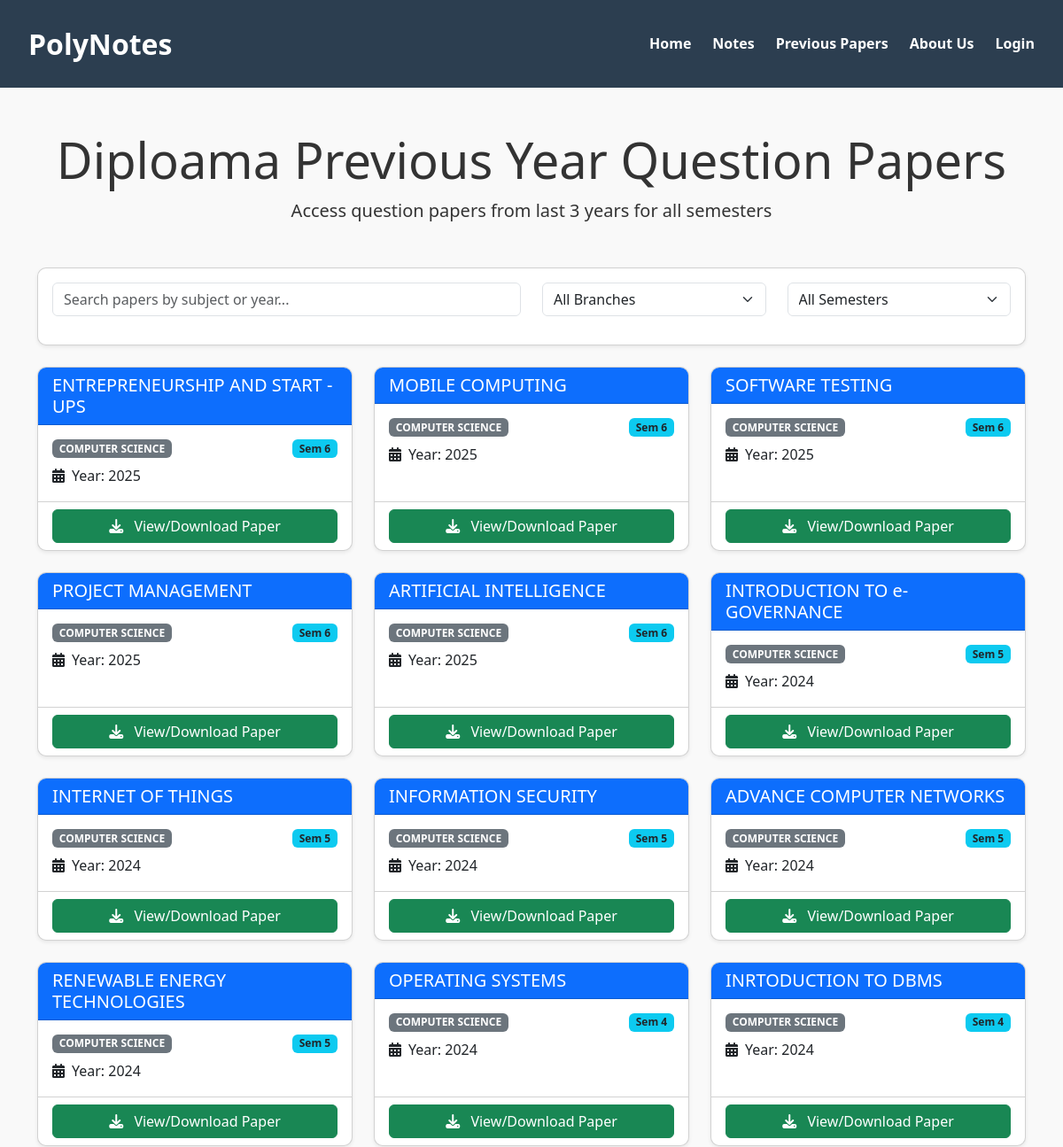
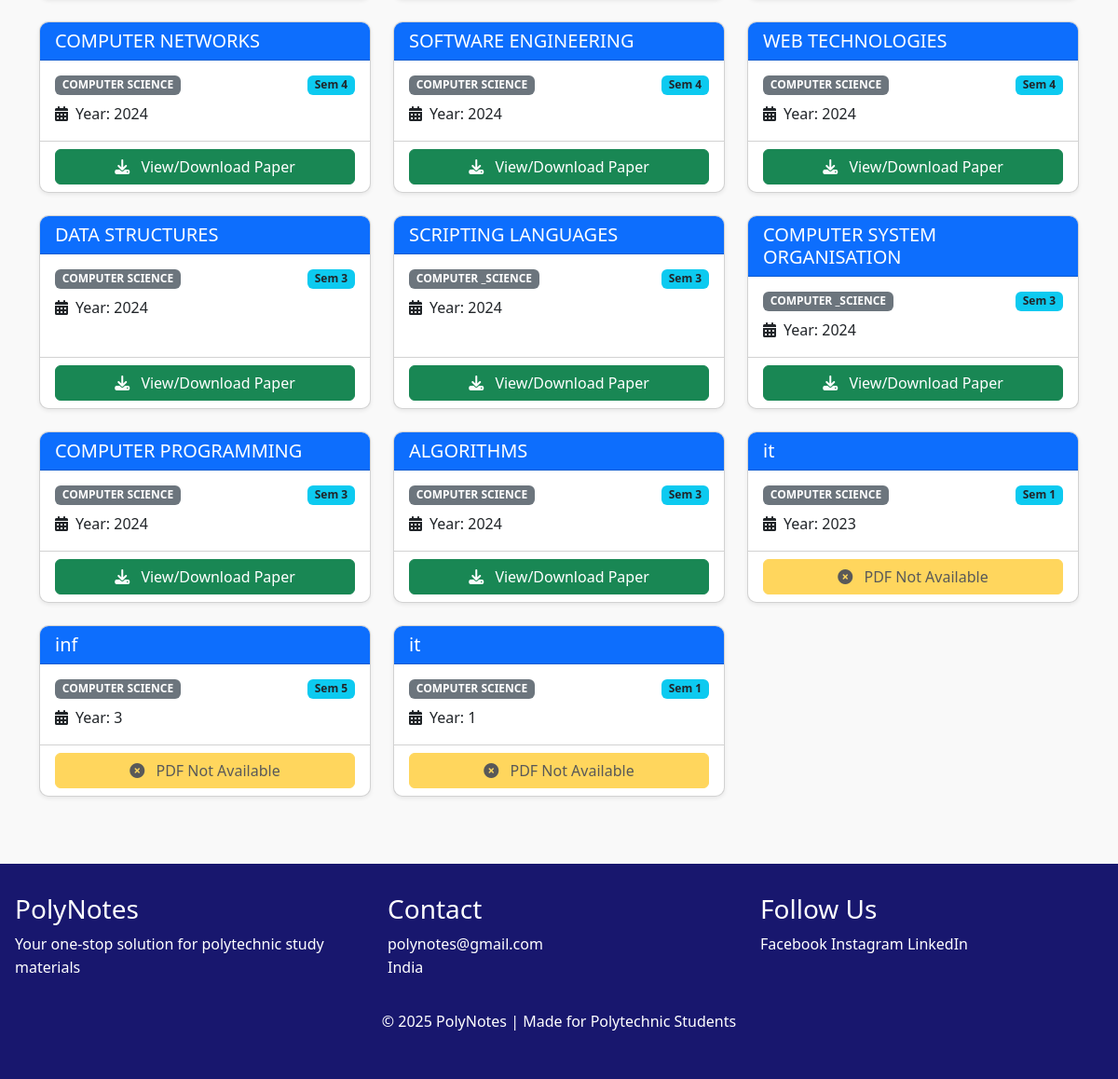
Screenshot of /papers/ with the database file from the repository (2 pictures, top to bottom).
### notes_app/models.py (models this page shows, shortened)
class PreviousPaper(models.Model):
    year = models.IntegerField()
    subject = models.ForeignKey(Subject, on_delete=models.CASCADE)
    pdf_url = models.URLField(verbose_name="Cloudinary PDF URL", blank=True, null=True)
    uploaded_at = models.DateTimeField(default=timezone.now)

class Subject(models.Model):
    name = models.CharField(max_length=200)
    code = models.CharField(max_length=20)
    semester = models.ForeignKey(Semester, on_delete=models.CASCADE)
    branch = models.ForeignKey(Branch, on_delete=models.CASCADE)
    language = models.ForeignKey(Language, on_delete=models.CASCADE, null=True, blank=True)

class Branch(models.Model):
    name = models.CharField(max_length=100)
    code = models.CharField(max_length=10)
    language = models.ForeignKey(Language, on_delete=models.CASCADE, null=True, blank=True)

class Semester(models.Model):
    number = models.IntegerField()
    branches = models.ManyToManyField(Branch)
    language = models.ForeignKey(Language, on_delete=models.CASCADE, null=True, blank=True)

### notes_app/views.py (the view)
# urls.py: path('papers/', views.papers_list, name='papers_list'),
def papers_list(request):
    papers = PreviousPaper.objects.all().order_by('-year')
    papers = PreviousPaper.objects.all().order_by('-year')
    return render(request, 'notes_app/papers/papers.html', {'papers': papers})

### notes_app/templates/notes_app/papers/papers.html (shortened to what this page needs)
{% extends 'notes_app/base.html' %}
{% block content %}
<section class="container my-5">
    <div class="text-center mb-5">
        <h1 class="display-4"> Diploama  Previous  Year Question Papers</h1>
        <p class="lead">Access question papers from last 3 years for all semesters</p>
    </div>
    <div class="card mb-4 shadow-sm">
        <div class="card-body">
            <div class="row">
                <div class="col-md-6 mb-3">
                    <input type="text" class="form-control" id="searchPapers" placeholder="Search papers by subject or year...">
                </div>
                <div class="col-md-3 mb-3">
                    <select class="form-select" id="filterBranch">
                        <option value="">All Branches</option>
                    </select>
                </div>
                <div class="col-md-3 mb-3">
                    <select class="form-select" id="filterSemester">
                        <option value="">All Semesters</option>
                    </select>
                </div>
            </div>
        </div>
    </div>
    <div class="row" id="papersContainer">
        {% for paper in papers %}
        <div class="col-lg-4 col-md-6 mb-4 paper-card"
             data-branch="{{ paper.subject.branch.code }}"
             data-semester="{{ paper.subject.semester.number }}"
             data-subject="{{ paper.subject.name|lower }}"
             data-year="{{ paper.year }}">
            <div class="card h-100 shadow-sm">
                <div class="card-header bg-primary text-white">
                    <h5 class="mb-0">{{ paper.subject.name }}</h5>
                </div>
                <div class="card-body">
                    <div class="d-flex justify-content-between mb-2">
                        <span class="badge bg-secondary">{{ paper.subject.branch.name }}</span>
                        <span class="badge bg-info text-dark">Sem {{ paper.subject.semester.number }}</span>
                    </div>
                    <p class="card-text">
                        <i class="fas fa-calendar-alt me-2"></i>Year: {{ paper.year }}
                    </p>
                </div>
                <div class="card-footer bg-transparent">
                    {% if paper.pdf_url %}
                        <a href="{{ paper.pdf_url }}" target="_blank" class="btn btn-success w-100">
                            <i class="fas fa-download me-2"></i> View/Download Paper
                        </a>
                    {% else %}
                        <button class="btn btn-warning w-100" disabled>
                            <i class="fas fa-times-circle me-2"></i> PDF Not Available
                        </button>
                    {% endif %}
                </div>
            </div>
        </div>
        {% endfor %}
    </div>
</section>
{% endblock %}

### notes_app/templates/notes_app/base.html (style rules this page uses)
:root { --primary: #3498db; --secondary: #2c3e50; --accent: #e74c3c; --light: #ecf0f1; --dark: #2c3e50; }
* { margin: 0; padding: 0; box-sizing: border-box; }
body { font-family: 'Segoe UI', Tahoma, Geneva, Verdana, sans-serif; line-height: 1.6; color: #333; background-color: #f9f9f9; }
a { text-decoration: none; color: inherit; }

### notes_app/templates/notes_app/papers/papers.html (style rules this page uses)
.paper-card { transition: transform 0.3s ease; }
.card { border-radius: 10px; overflow: hidden; }
.card-header { font-weight: 600; }

### rows the page displays
PreviousPaper: subject.name "ENTREPRENEURSHIP AND START -UPS", subject.branch.name "COMPUTER SCIENCE", subject.semester.number "6", year "2025"
PreviousPaper: subject.name "MOBILE COMPUTING", subject.branch.name "COMPUTER SCIENCE", subject.semester.number "6", year "2025"
PreviousPaper: subject.name "SOFTWARE TESTING", subject.branch.name "COMPUTER SCIENCE", subject.semester.number "6", year "2025"
PreviousPaper: subject.name "PROJECT MANAGEMENT", subject.branch.name "COMPUTER SCIENCE", subject.semester.number "6", year "2025"
PreviousPaper: subject.name "ARTIFICIAL INTELLIGENCE", subject.branch.name "COMPUTER SCIENCE", subject.semester.number "6", year "2025"
PreviousPaper: subject.name "INTRODUCTION TO e-GOVERNANCE", subject.branch.name "COMPUTER SCIENCE", subject.semester.number "5", year "2024"
PreviousPaper: subject.name "INTERNET OF THINGS", subject.branch.name "COMPUTER SCIENCE", subject.semester.number "5", year "2024"
PreviousPaper: subject.name "INFORMATION SECURITY", subject.branch.name "COMPUTER SCIENCE", subject.semester.number "5", year "2024"
PreviousPaper: subject.name "ADVANCE COMPUTER NETWORKS", subject.branch.name "COMPUTER SCIENCE", subject.semester.number "5", year "2024"
PreviousPaper: subject.name "RENEWABLE ENERGY TECHNOLOGIES", subject.branch.name "COMPUTER SCIENCE", subject.semester.number "5", year "2024"
PreviousPaper: subject.name "OPERATING SYSTEMS", subject.branch.name "COMPUTER SCIENCE", subject.semester.number "4", year "2024"
PreviousPaper: subject.name "INRTODUCTION TO DBMS", subject.branch.name "COMPUTER SCIENCE", subject.semester.number "4", year "2024"
PreviousPaper: subject.name "COMPUTER NETWORKS", subject.branch.name "COMPUTER SCIENCE", subject.semester.number "4", year "2024"
PreviousPaper: subject.name "SOFTWARE ENGINEERING", subject.branch.name "COMPUTER SCIENCE", subject.semester.number "4", year "2024"
PreviousPaper: subject.name "WEB TECHNOLOGIES", subject.branch.name "COMPUTER SCIENCE", subject.semester.number "4", year "2024"
PreviousPaper: subject.name "DATA STRUCTURES", subject.branch.name "COMPUTER SCIENCE", subject.semester.number "3", year "2024"
PreviousPaper: subject.name "SCRIPTING LANGUAGES", subject.branch.name "COMPUTER _SCIENCE", subject.semester.number "3", year "2024"
PreviousPaper: subject.name "COMPUTER SYSTEM ORGANISATION", subject.branch.name "COMPUTER _SCIENCE", subject.semester.number "3", year "2024"
PreviousPaper: subject.name "COMPUTER PROGRAMMING", subject.branch.name "COMPUTER SCIENCE", subject.semester.number "3", year "2024"
PreviousPaper: subject.name "ALGORITHMS", subject.branch.name "COMPUTER SCIENCE", subject.semester.number "3", year "2024"
PreviousPaper: subject.name "it", subject.branch.name "COMPUTER SCIENCE", subject.semester.number "1", year "2023", shows "PDF Not Available"
PreviousPaper: subject.name "inf", subject.branch.name "COMPUTER SCIENCE", subject.semester.number "5", year "3", shows "PDF Not Available"
PreviousPaper: subject.name "it", subject.branch.name "COMPUTER SCIENCE", subject.semester.number "1", year "1", shows "PDF Not Available"
